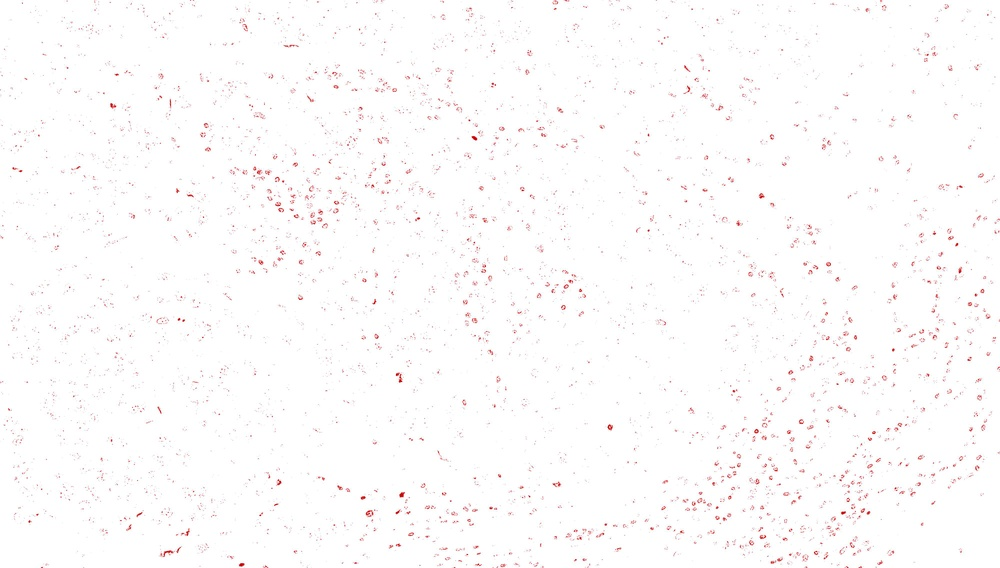
#> input picture Digital_segmentation_BRCA_547_Capstone/Pipeline_test_4_10_22/Pipeline_test_3/Individual_Clusters/19/4/0.jpg, 1000 x 568 px, shrunk from 4000 x 2271 before the run, given in place of test_3.tif, which was not available
$ jupyter execute TIL_Pipeline_3.ipynb   (shell and % lines are left out)   (text cells are left out)
#> lines starting #> are read from the running program, lines starting #| are printed output that depends on the picture; pictures that were not available may be replaced by others from this repository, and a replacement may not be noted
[cell 1]
# Libraries

import os
import cv2
import numpy as np
import pandas as pd
from tqdm import tqdm
import matplotlib as mpl
import matplotlib.pyplot as plt

[cell 2]
# Setting Parameters for Matplotlib

mpl.rcParams['lines.linewidth'] = 2
mpl.rcParams['figure.figsize'] = (8, 6)
mpl.rcParams['font.size'] = 15

[cell 3]
# Defining colors for clustering

colors = [np.array([204, 0, 0]), np.array([204, 204, 0]), np.array([0, 204, 0]),
          np.array([0, 153, 153]), np.array([102, 0, 204]), np.array([102, 0, 51]),
         np.array([51, 153, 255])]

[cell 4]
# Importing .tif file

img = cv2.imread('test_3.tif')
#> img is the input picture: shape (568, 1000, 3); mean B, G, R 251.9, 251.8, 253

[cell 5]
# Defining a path for individual cluster analysis

individual_path = "/Users/yanyaohan/Desktop/Pipeline_test_3/Individual_Clusters/"

[cell 6]
# Defining a model for a required number of clusters

# Three outputs
#compact = compactness (sum of squared of distances)
#labels = required labels
#center = center of each cluster (represents the color profile)

def cluster_model(cluster_num, img=img):
#> called with cluster_num = 19
    img2 = img.reshape((-1, 3))
    img2 = np.float32(img2)

    # We define criteria based on epsilon and number of iterations i.e. whichever is achieved first
    criteria = (cv2.TERM_CRITERIA_EPS + cv2.TermCriteria_MAX_ITER, 10, 0.1)
    # Number of clusters
    k = cluster_num
    # Number of attempts (no. of times algo is executed using different labellings)
    attempts = 10

    compact, label, center = cv2.kmeans(img2, k, None, criteria, attempts, cv2.KMEANS_RANDOM_CENTERS)
#> compact = 5894466.7; center = 19 rows, first 8: [36.26, 32.41, 146.2], [196.3, 192.1, 235.6], [69.08, 64.19, 141.5], [230.8, 228, 251.3], [177.8, 173.9, 206], [148.8, 143.8, 207.6], [214.4, 210.5, 249.9], [200, 197.4, 211.9]

    return compact, label, center

[cell 7]
# Lets do it for 19 clusters right now

compact_19, label_19, center_19 = cluster_model(19)
#> compact_19 = 5894466.7; center_19 has the same summary as center in cluster_model

[cell 8]
# Visualizing each individual cluster

def single_cluster_extraction(cluster_num, tot_clust,
                              center, label):

    new_center = np.zeros(center.shape)

    for i in range(len(center)):
        if i == cluster_num:
            col = np.random.randint(0, 6)
            new_center[i] = colors[col]
        else:
            new_center[i] = np.array([255, 255, 255])

    new_center = np.uint8(new_center)
    df = pd.DataFrame(label)
    df[0] = df[0].apply(lambda x: cluster_num if x==cluster_num else cluster_num-1)
    lab_new = np.array(df)
    new_res = new_center[lab_new.flatten()]
    new_res = new_res.reshape((img.shape))
    plt.imsave(individual_path + str(tot_clust) +
               "/Clusters/" + str(cluster_num) +
               ".jpg", new_res)

    return None

[cell 9]
# Extracting total number of individual clusters:

tot_cluster = 19

for clust_num in tqdm(range(tot_cluster)):
    single_cluster_extraction(clust_num, tot_cluster,
                             center_19, label_19)
#> this loop made 19 passes
#> pass 1, in single_cluster_extraction, `new_res = new_res.reshape((img.shape))`:
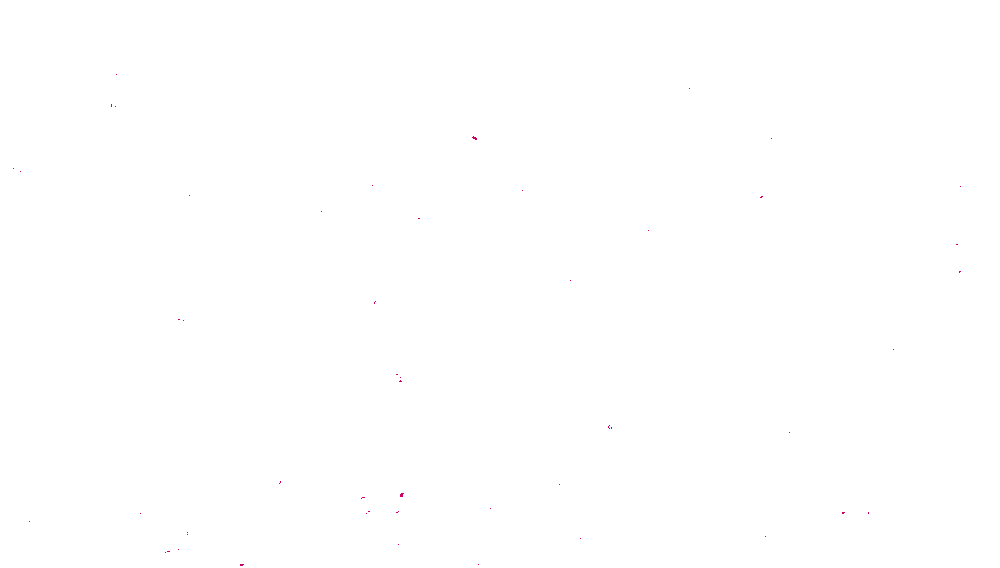
#> new_res: shape (568, 1000, 3); mean B, G, R 255, 254.9, 255
#> pass 2, in single_cluster_extraction (call 2), `plt.imsave(individual_path + str(tot_clust) + "/Clusters/" + str(clust..`:
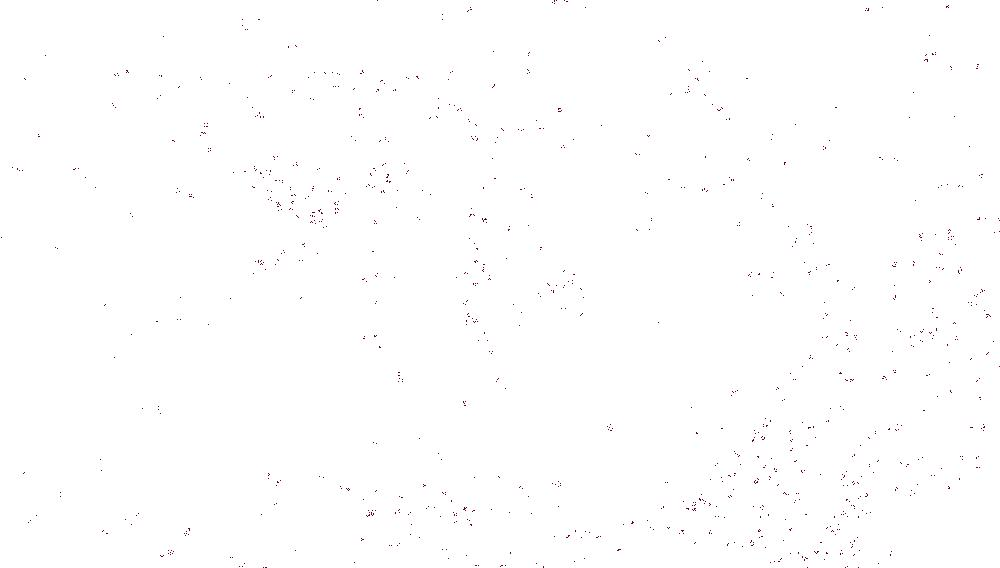
#> saved as 1.jpg: shape (568, 1000, 3); mean R, G, B 254.1, 254, 254.1

[cell 10]
# Defining a cluster that extracts a specified cluster from the original image

def required_cluster(cluster_num,
                     tot_clust,
                     label):
#> called with cluster_num = 2, tot_clust = 19, label = array of shape (568000, 1)
    img_new = img.reshape((-1, 3))
    img_req = np.zeros(img_new.shape)

    for i in range(len(label)):
        if label[i] == cluster_num:
            img_req[i] = img_new[i]
        else:
            img_req[i] = np.array([255, 255, 255])

    plt.imsave(individual_path + str(tot_clust) + "/required_cluster.jpg",
               np.uint8(img_req.reshape(img.shape)))

    return None

[cell 11]
clust_num = 2
label = label_19

required_cluster(clust_num,
                 tot_cluster,
                 label_19)

[cell 12]
n_sub_clusters = 4
sub_img = cv2.imread(individual_path + str(tot_cluster) + "/required_cluster.jpg")

[cell 13]
# Defining a model for the required number of sub-clusters

compact, label, center = cluster_model(n_sub_clusters, img=sub_img)
#> compact = 1651232.5; center = [[236.3, 235.9, 235.9], [247.6, 247.2, 247.3], [74.12, 72.78, 73], [255.9, 255.9, 255.9]]

[cell 14]
def sub_clusters(n_cluster):

#> called with n_cluster = 4
    for cluster_num in tqdm(range(n_cluster)):
        new_center = np.zeros(center.shape)
        for i in range(len(center)):
            if i == cluster_num:
                col = np.random.randint(0, 6)
                new_center[i] = colors[col]
            else:
                new_center[i] = np.array([255, 255, 255])

        new_center = np.uint8(new_center)
        df = pd.DataFrame(label)
        df[0] = df[0].apply(lambda x: cluster_num if x==cluster_num else cluster_num-1)
        lab_new = np.array(df)
        new_res = new_center[lab_new.flatten()]
        new_res = new_res.reshape((img.shape))
        plt.imsave(individual_path + str(tot_cluster) + "/"
                   + str(n_cluster) + "/" + str(cluster_num) +
                   ".jpg", new_res)
#> this loop made 4 passes
#> pass 2, in sub_clusters, `new_res = new_res.reshape((img.shape))`:
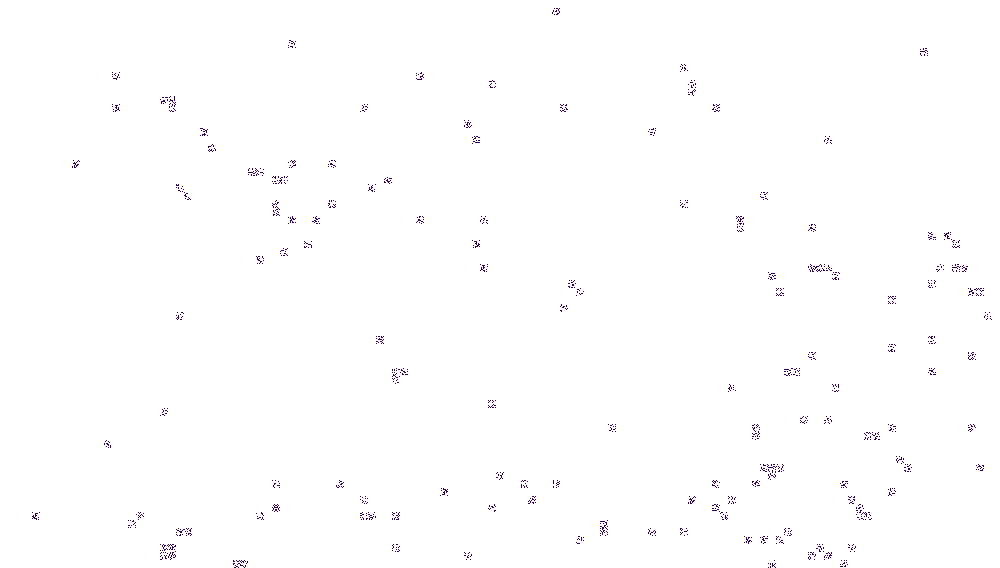
#> new_res: shape (568, 1000, 3); mean B, G, R 254.2, 253.7, 254

    return None

[cell 15]
sub_clusters(n_sub_clusters)

[cell 16]
# Merging 2 most Relevant Clusters

def merge_2_clusters(n_cluster, n1,
                     n2, img=sub_img):

#> called with n_cluster = 4, n1 = 0, n2 = 2
    img_new = img.reshape((-1, 3))
    img_req = np.zeros(img_new.shape)

    for i in tqdm(range(len(label))):
        if label[i] == n1:
            img_req[i] = colors[2]
        elif label[i] == n2:
            img_req[i] = colors[5]
        else:
            img_req[i] = np.array([255, 255, 255])

    plt.imsave(individual_path + str(tot_cluster) + "/"
               + str(n_cluster) + "/merged_image.jpg",
               np.uint8(img_req.reshape(img.shape)))
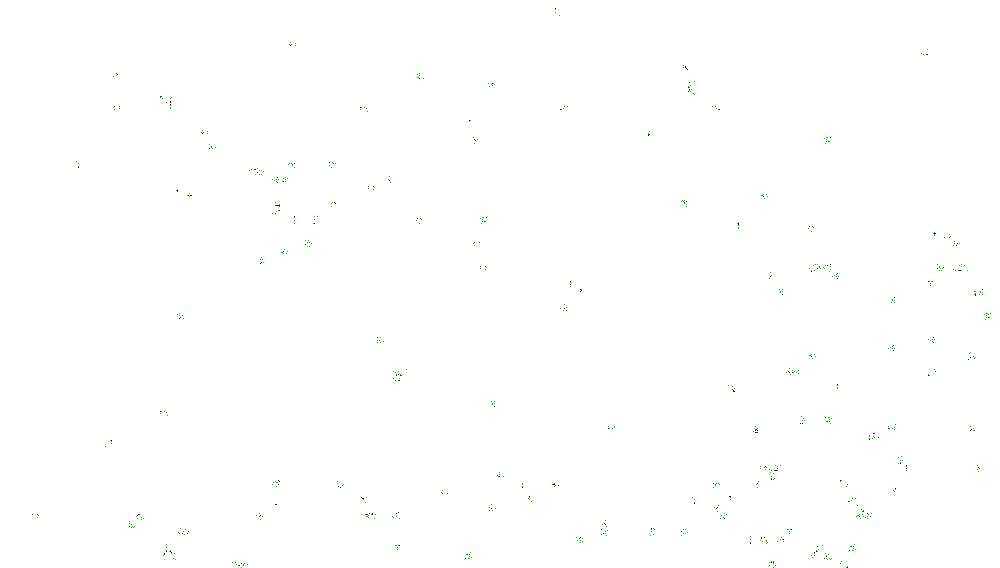
#> saved as merged_image.jpg: shape (568, 1000, 3); mean R, G, B 254.5, 254.7, 254.5

    return None

[cell 17]
merge_2_clusters(n_sub_clusters, 0, 2)

[cell 18]
mer_img = cv2.imread(individual_path + str(tot_cluster) + "/"
                     + str(n_sub_clusters) + "/merged_image.jpg")

overlay_img = cv2.addWeighted(img, 0.6, mer_img, 0.4, 0)

plt.imsave(individual_path + str(tot_cluster) + "/"
           + str(n_sub_clusters) + "/overlay_image.jpg",
           np.uint8(overlay_img.reshape(img.shape)))
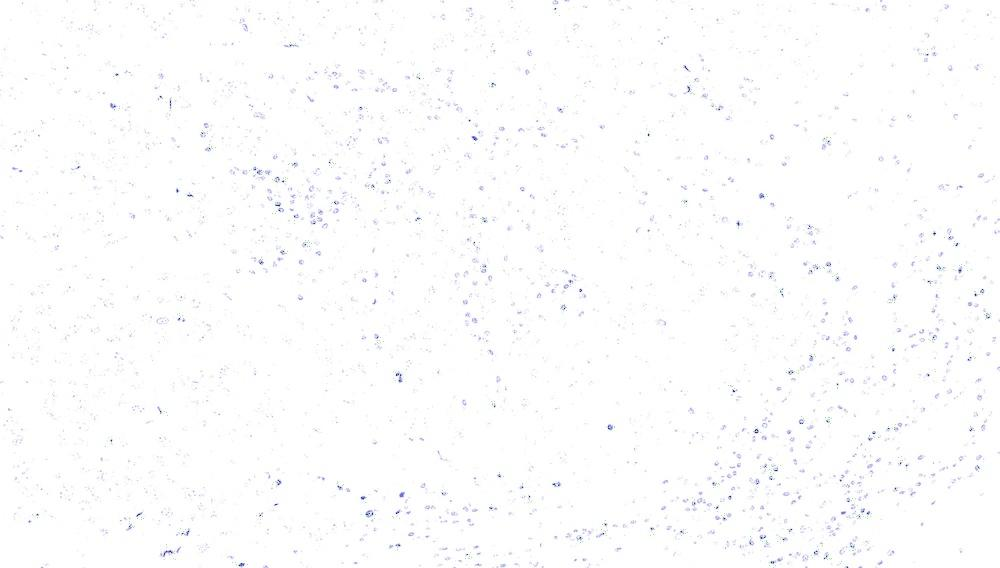
#> saved as overlay_image.jpg: shape (568, 1000, 3); mean R, G, B 252.7, 252.7, 252.9
